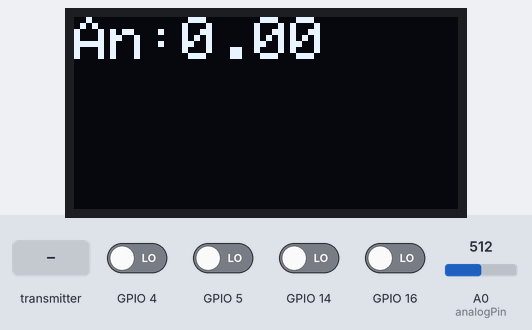
Simulated run of this sketch. Board: ESP8266 (Wemos D1 mini). On the bench: 128×64 one-colour display. The test bench sets the inputs (shaded band); at power-on: GPIO 4, GPIO 5, GPIO 14, GPIO 16 LOW, A0 (analogPin) = 512. What the sketch prints to the serial monitor is not drawn.

Above: at 1.2 s.
1.3 s: the transmitter starts sending ana = 25
At 2.3 s:
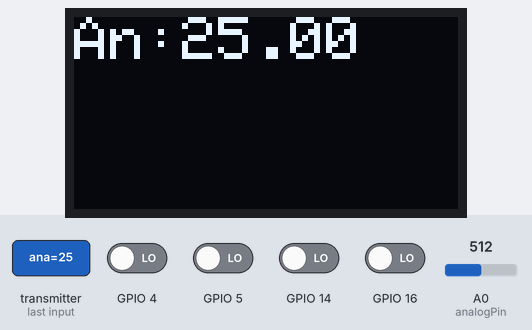
2.9 s: the transmitter starts sending ana = 50
At 3.5 s:
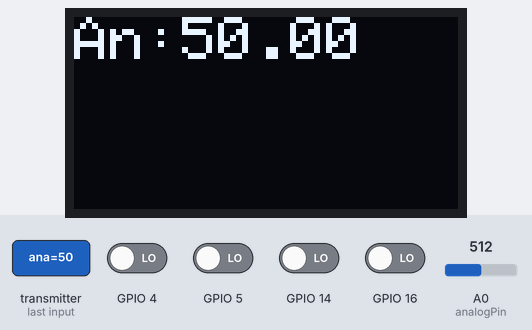
Timing chart, 0 to 5.9 s (numbered marks = the images above; inputs shaded):
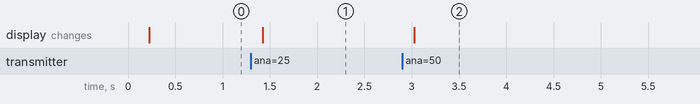

The sketch:

Tx_Bilat_1_Servo_4_led_Oled_fdbk_simple.ino
```cpp
/*
 * fdbck only for the servo on analog A0
 */


  #define analogPin A0
  #include <Adafruit_SSD1306.h>
  #define SCREEN_WIDTH 128 // OLED display width, in pixels
  #define SCREEN_HEIGHT 64 // OLED display height, in pixels
  #define OLED_RESET -1
  Adafruit_SSD1306 display(OLED_RESET);
  #include <ESP8266WiFi.h>
  #include <espnow.h>

// MAC address of the receiver
  //uint8_t broadcastAddress[] = {0x2C, 0x3A, 0xE8, 0x08, 0xD9, 0xC5};
   uint8_t broadcastAddress[] = {0x84, 0x0D, 0x8E, 0xB0, 0xF3, 0xE8};

  int sendL1;
  int sendL2;
  int sendL3;
  int sendL4;
  float analog;


  float incomingAn;
  //definition of data received from Receiver

  const long interval = 200; unsigned long previousMillis = 0;
  String success;

//Structure of the transmitted data, must be the same at transmission and reception
  typedef struct struct_message
  {
  int L1;
  int L2;
  int L3;
  int L4;
  float ana;
  }
  struct_message;
  struct_message Readings; //generates a structure for the received feedback data
  struct_message incomingReadings;

    void OnDataSent(uint8_t *mac_addr, uint8_t sendStatus) {
    Serial.print("Last Packet Send Status: ");
    if (sendStatus == 0){
    Serial.println("Delivery success");
    }

    else{
      Serial.println("Delivery fail");
      }
      }

  void OnDataRecv(uint8_t * mac, uint8_t *incomingData, uint8_t len) {
    memcpy(&incomingReadings, incomingData, sizeof(incomingReadings));
    Serial.print("Bytes received: ");
    Serial.println(len);

    incomingAn = incomingReadings.ana; //data received for feedback
                      }

    void getReadings(){ //reads data from buttons and A0 for transmission
    sendL1=digitalRead(14);
    sendL2=digitalRead(4);
    sendL3=digitalRead(5);
    sendL4=digitalRead(16);
    analog=analogRead(analogPin);
            }

    void printIncomingReadings(){ //displays feedback data on OLED
        display.clearDisplay();
        display.setTextSize(2);
        display.setCursor(0,0);
        display.print("An:");
        display.print(incomingAn);
        display.display();
          }

  void setup() {
  display.begin(SSD1306_SWITCHCAPVCC, 0x3C);
  display.clearDisplay();
  display.setTextColor(WHITE);
  Serial.begin(115200);
  WiFi.mode(WIFI_STA);
  WiFi.disconnect();

  if (esp_now_init() != 0) {Serial.println("Error initializing ESP-NOW");
      return; }
  esp_now_set_self_role(ESP_NOW_ROLE_COMBO);
  esp_now_register_send_cb(OnDataSent);
  esp_now_add_peer(broadcastAddress, ESP_NOW_ROLE_COMBO, 1, NULL, 0);
  esp_now_register_recv_cb(OnDataRecv);
    }

    void loop() {
   unsigned long currentMillis = millis();
    if (currentMillis - previousMillis >= interval) { previousMillis = currentMillis;
      getReadings(); //READS BUTTONS and potentiometer and sends the data
      Readings.L1 = sendL1;
      Readings.L2 = sendL2;
      Readings.L3 = sendL3;
      Readings.L4 = sendL4;
      Readings.ana = analog;
  esp_now_send(broadcastAddress, (uint8_t *) &Readings, sizeof(Readings));
      printIncomingReadings();
      }
      }
  //End of the code
```

Measured:
- after the input at 1.3 s, the display: changes after 0.13 s (image 1)
- after the input at 2.9 s, the display: changes after 0.13 s (image 2)
